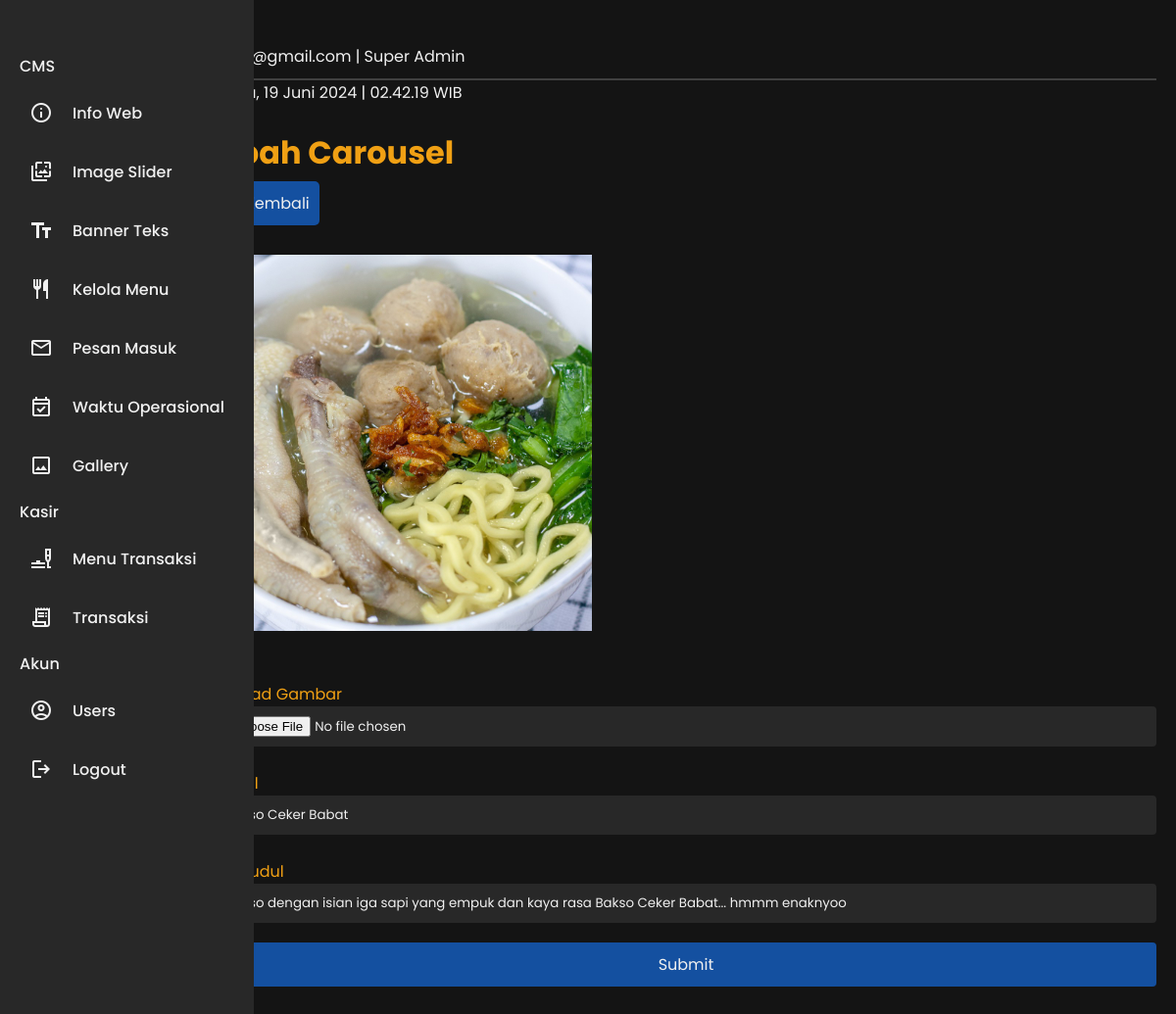
Page /admin/page.php?page=ubah-carousel&id=17 (signed in) on the committed database.
### tables this page shows
CREATE TABLE `cms_beranda_carousel` (
  `id` int(11) NOT NULL,
  `gambar` varchar(255) NOT NULL,
  `judul` varchar(100) NOT NULL,
  `subjudul` varchar(100) NOT NULL
);

### admin/page/cms/ubah-carousel.php (the view, shortened to what this page needs)
<?php
if (isset($_GET['id'])) {
    $id = $_GET['id'];
    $query = mysqli_query($koneksi, "SELECT * FROM cms_beranda_carousel WHERE id='$id'");
    $data = mysqli_fetch_array($query);
} else {
    header("Location: index.php");
}
include 'page/template/sidebar.php';
?>
<body>
    <main class="content">
        <?php include 'page/template/header.php'; ?>
        <div>
            <h1 class="judul">Ubah Carousel</h1>
            <button onclick="window.history.back()"><i class='bx bx-arrow-back'></i> Kembali</button>
            <br>
            <br>
            <form method="post" action="action.php?action=ubah-carousel" enctype="multipart/form-data" class="news-form" autocomplete="off">
                <div class="gambar-lama" id="gambar-lama">
                    <img src="<?php echo $data['gambar']; ?>" alt="gambar">
                </div>
                <br>
                <label for="gambar">Upload Gambar</label>
                <input type="file" name="gambar" id="gambar" class="form-file" accept=".jpg, .jpeg, .png" required>
                <label for="judul">Judul</label>
                <input type="text" name="judul" id="judul" placeholder="Maksimal 100 karakter" class="form-input" maxlength="100" value="<?php echo $data['judul']; ?>">
                <label for="subjudul">Subjudul</label>
                <input type="text" name="subjudul" id="subjudul" placeholder="Maksimal 100 karakter" class="form-input" maxlength="100" value="<?php echo $data['subjudul']; ?>">
                <button type="submit" name="submit" class="form-button">Submit</button>
            </form>
        </div>
    </main>
</body>

### admin/assets/css/style.css (style rules this page uses)
button { font-size: 1rem; border: none; color: var(--white); border-radius: 5px; padding: 10px; margin: 0 auto; margin-top: 5px; margin-bottom: 5px; cursor: pointer; }
.news-form { display: flex; flex-direction: column; }
.form-input, .form-textarea, .form-select, .form-file, .form-button { background-color: var(--black2); color: var(--white); margin-bottom: 15px; padding: 10px; border: none; border-radius: 4px; width: 100%; box-sizing: border-box; }
.form-button { background-color: var(--blue_dark); color: var(--white); border: none; cursor: pointer; transition: background-color 0.3s; }
button { color: var(--white); }

### admin/assets/css/style_sidebar.css (style rules this page uses)
* { margin: 0; padding: 0; box-sizing: border-box; font-family: 'L', sans-serif; }
:root { --blue_dark: #1450A0; --blue_light: #2878F0; --gold: #F0A014; --white: #F0F0F0; --black: #141414; --black2: #282828; --red: #C80000; --body-color: #141414; --sidebar-color: #282828; --sidebar-color2: #F0A014; --primary-color: #1450A0; --primary-color-light: #2878F0; --toggle-color: #2878F0; --text-color: #F0F0F0; --tran-03: all 0.2s ease; --tran-03: all 0.3s ease; --tran-04: all 0.3s ease; --tran-05: all 0.3s ease; }
body { min-height: 100vh; background-color: var(--body-color); transition: var(--tran-05); }

### admin/page/template/sidebar.php (style rules this page uses)
:root { --background-color: #141414; --sidebar-background: #282828; --sidebar-hover-background: #F0F0F0; --text-color: #F0F0F0; --text-hover-color: #123123; --separator-color: #2878F0; --user-profile-border: #F0F0F0; --user-detail-background: #F0F0F0; --gold: #F0A014; --blue_dark: #1450A0; --blue_light: #2878F0; }
* { margin: 0; padding: 0; box-sizing: border-box; font-family: "Poppins", sans-serif; }
body { min-height: 100vh; background: var(--background-color); display: flex; margin: 0; padding: 0; color: var(--text-color) }
.content { margin-left: 85px; padding: 20px; transition: margin-left 0.4s ease; width: 100vw; }
.judul { color: var(--gold); }
button { background-color: var(--blue_dark); }
label { margin-top: 10px; color: var(--gold); }

### admin/page/cms/ubah-carousel.php (style rules this page uses)
.gambar-lama img { width: 40%; height: auto; }

### rows in the picture
cms_beranda_carousel: gambar (picture), judul "Bakso Ceker Babat", subjudul "Bakso dengan isian iga sapi yang empuk dan kaya rasa Bakso Ceker Babat... hmmm enaknyoo"

### other values in the picture
$_SESSION['email'] "apip@gmail.com"
$_SESSION['role'] "Super Admin"
